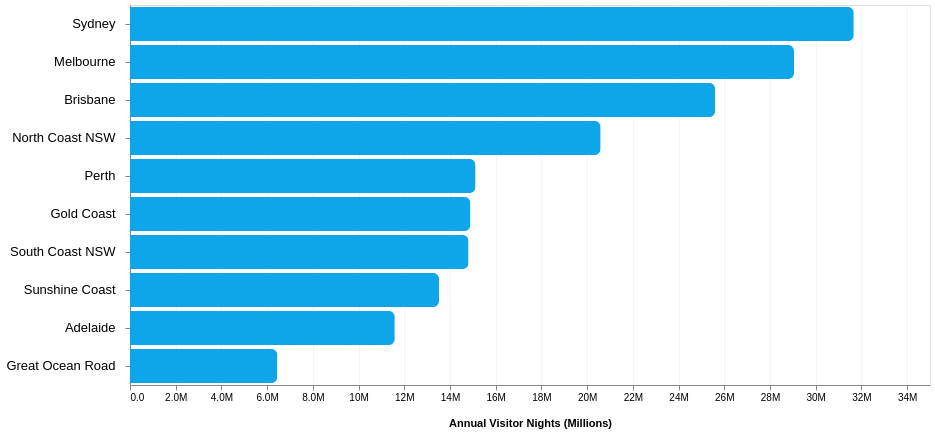

Write the Vega-Lite specification saved for this chart.
### Vega-Lite specification from a JSON file in a GitHub repository (floating-point values rounded to 4 significant figures)
{"$schema": "https://vega.github.io/schema/vega-lite/v5.json", "description": "Bar chart of coastal tourism by visitor nights.", "width": 800, "height": 380, "data": {"values": [{"region": "Sydney", "trips": 11338000, "nights": 31664000}, {"region": "Melbourne", "trips": 10410000, "nights": 29051000}, {"region": "Brisbane", "trips": 8149000, "nights": 25602000}, {"region": "North Coast NSW", "trips": 6239000, "nights": 20590000}, {"region": "Perth", "trips": 4449000, "nights": 15116000}, {"region": "Gold Coast", "trips": 4286000, "nights": 14893000}, {"region": "South Coast NSW", "trips": 4493000, "nights": 14810000}, {"region": "Sunshine Coast", "trips": 4027000, "nights": 13519000}, {"region": "Adelaide", "trips": 3531000, "nights": 11584000}, {"region": "Great Ocean Road", "trips": 2465000, "nights": 6447000}]}, "mark": {"type": "bar", "cornerRadiusEnd": 6, "color": "#0ea5e9", "cursor": "pointer"}, "encoding": {"y": {"field": "region", "type": "nominal", "sort": "-x", "axis": {"title": null, "labelFontSize": 13, "labelPadding": 10, "grid": false}}, "x": {"field": "nights", "type": "quantitative", "axis": {"title": "Annual Visitor Nights (Millions)", "titlePadding": 15, "format": ".2s", "gridColor": "#f1f5f9"}}, "tooltip": [{"field": "region", "type": "nominal", "title": "Coastal Region"}, {"field": "nights", "type": "quantitative", "title": "Visitor Nights", "format": ","}, {"field": "trips", "type": "quantitative", "title": "Total Trips", "format": ","}]}}
